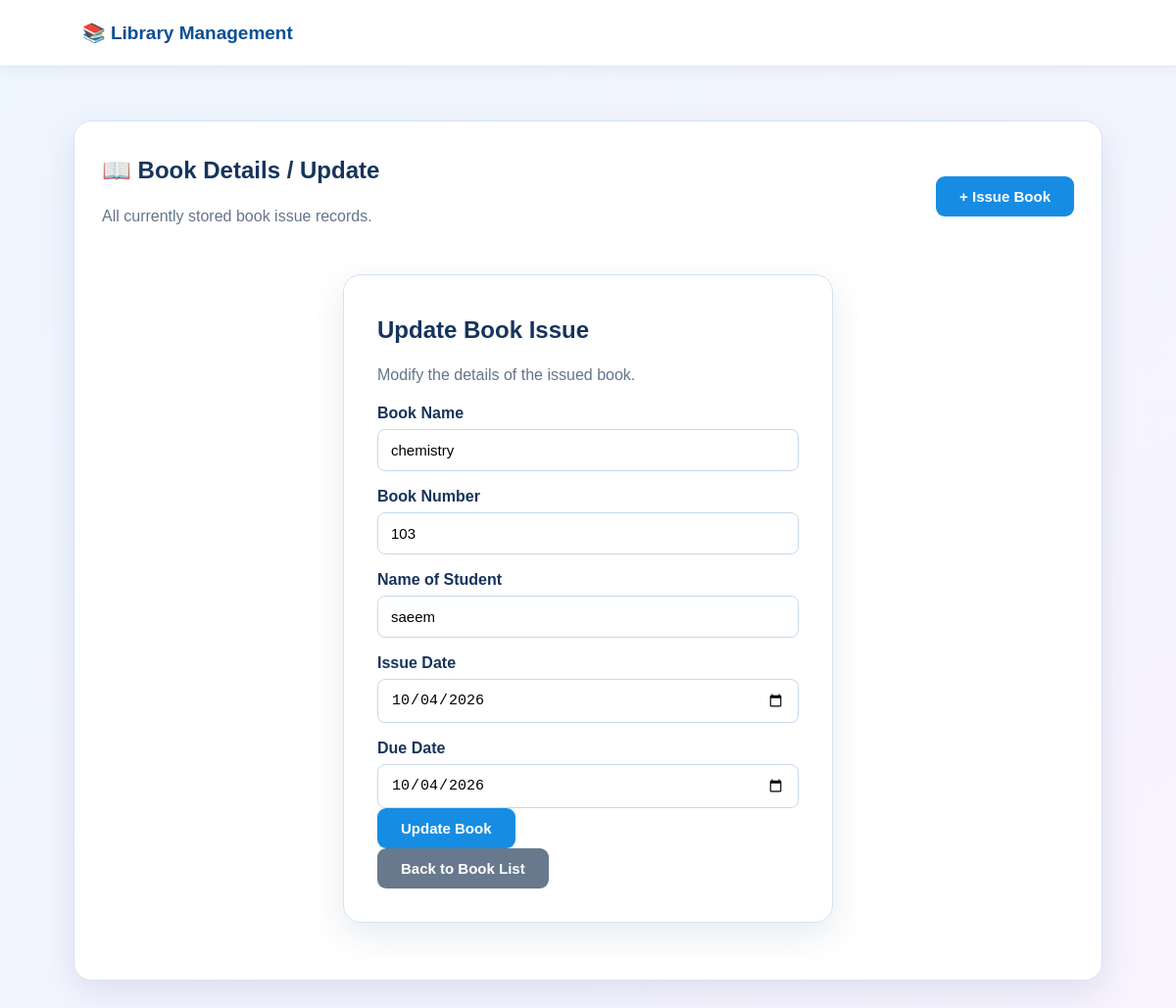
The page /update-book/4/ on the database its author committed.
### library/models.py (models this page shows, shortened)
class BookIssue(models.Model):
    book_id = models.CharField(max_length=50)
    book_name = models.CharField(max_length=150)
    book_number = models.CharField(max_length=50)
    student_name = models.CharField(max_length=150)
    issue_date = models.DateField()
    due_date = models.DateField()

### library/views.py (the view)
# urls.py: path("update-book/<int:book_id>/", views.update_book, name="update_book"),
def update_book(request, book_id):
    book = get_object_or_404(BookIssue, id=book_id)
    form = BookIssueForm(request.POST or None, instance=book)
    if request.method == "POST" and form.is_valid():
        form.save()
        messages.success(request, "Book updated successfully.")
        return redirect("view_books")
    return render(request, "update_book.html", {"form": form, "book": book})

### library/forms.py
class BookIssueForm(forms.ModelForm):
    class Meta:
        model = BookIssue
        fields = [
            "book_id", "book_name", "book_number",
            "student_name", "issue_date", "due_date"
        ]
        widgets = {
            "issue_date": forms.DateInput(attrs={"type": "date"}),
            "due_date": forms.DateInput(attrs={"type": "date"}),
        }

### templates/update_book.html (shortened to what this page needs)
{% extends "base.html" %}
{% block content %}
<div class="table-card">
    <div class="table-head">
        <div>
            <h2>📖 Book Details / Update</h2>
            <p class="muted">All currently stored book issue records.</p>
        </div>
        <a class="btn blue" href="{% url 'issue_book' %}">+ Issue Book</a>
    </div>
<div class="form-card">
  <h2>Update Book Issue</h2>
  <p class="muted">Modify the details of the issued book.</p>
  <form method="post">
    <label>Book Name</label>
    {{ form.book_name }} {{ form.book_name.errors }}
    <label>Book Number</label>
    {{ form.book_number }} {{ form.book_number.errors }}
    <label>Name of Student</label>
    {{ form.student_name }} {{ form.student_name.errors }}
    <label>Issue Date</label>
    {{ form.issue_date }} {{ form.issue_date.errors }}
    <label>Due Date</label>
    {{ form.due_date }} {{ form.due_date.errors }}
    <button class="btn blue " type="submit">Update Book</button>
  </form>
  <a class="btn gray" href="{% url 'view_books' %}">Back to Book List</a>
</div>
{% endblock %}

### static/css/style.css (style rules this page uses)
* { box-sizing: border-box; }
body { margin: 0; font-family: Arial, Helvetica, sans-serif; background: linear-gradient(135deg, #eef6ff, #f8f3ff); color: #16345c; min-height: 100vh; }
.hero-card, .form-card, .dashboard-card, .success-card, .table-card { background: white; border: 1px solid #d5e4f2; border-radius: 18px; box-shadow: 0 12px 35px rgba(22, 52, 92, .10); }
h1, h2 { margin-top: 8px; }
.hero-card p, .muted { color: #63758b; line-height: 1.6; }
.btn { display: inline-block; border: 0; border-radius: 9px; padding: 12px 24px; color: white; text-decoration: none; font-weight: 700; cursor: pointer; font-size: 15px; }
.blue { background: #168de2; }
.gray { background: #68798d; }
.form-card { width: min(500px, 100%); margin: 30px auto; padding: 34px; }
form label { display: block; margin: 17px 0 7px; font-weight: 700; }
form input { width: 100%; padding: 12px 13px; border: 1px solid #c8d8e8; border-radius: 8px; outline: none; font-size: 15px; }
.table-card { padding: 28px; }
.table-head { display: flex; align-items: center; justify-content: space-between; gap: 20px; margin-bottom: 20px; }

### rows shown on the page
BookIssue: book_name "chemistry", book_number "103", student_name "saeem", issue_date "10/04/2026", due_date "10/04/2026"
